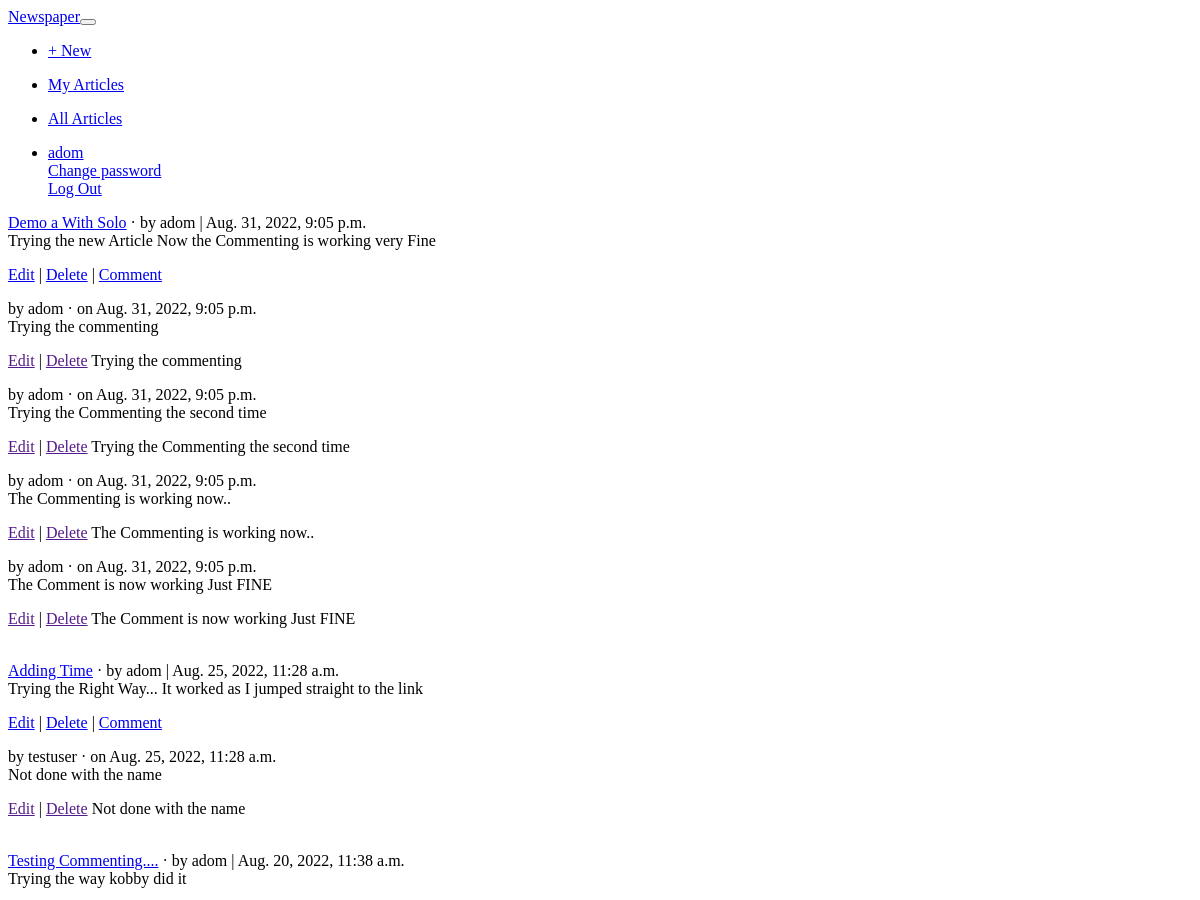
Before: /articles/my_list/ (signed in, upper part) with the older database file.
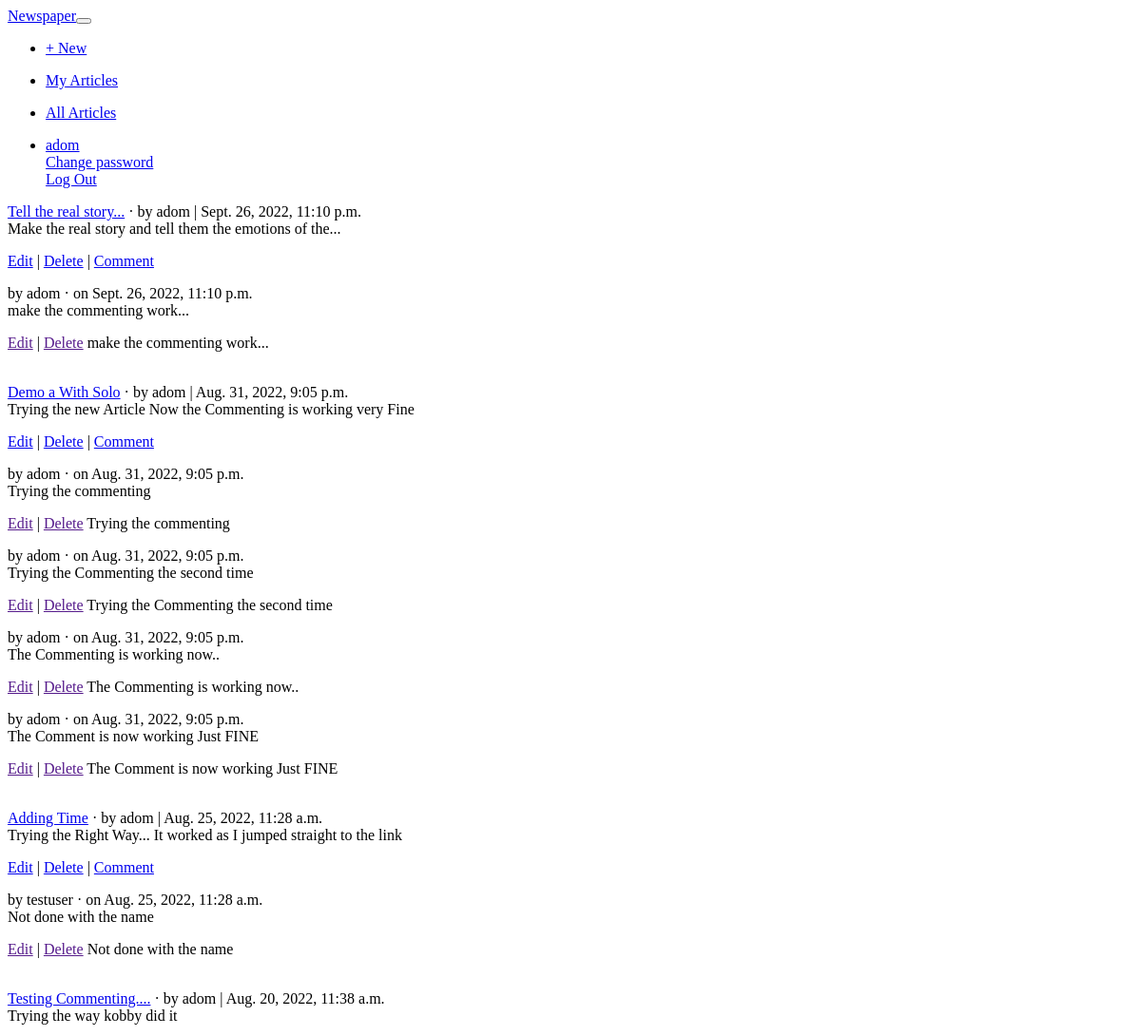
After: the same page with the newer database file.
### accounts/models.py (models this page shows)
class CustomUser(AbstractUser):
    age = models.PositiveIntegerField(null=True, blank=True)

### articles/models.py (models this page shows, shortened)
class Article(models.Model):
    title = models.CharField(max_length=255)
    body = models.TextField()
    date = models.DateTimeField(auto_now_add=True)
    author = models.ForeignKey(get_user_model(), on_delete=models.CASCADE,)

class Comment(models.Model): # new
    article = models.ForeignKey(Article, on_delete=models.CASCADE, related_name='comments',)
    comment = models.CharField(max_length=140)
    author = models.ForeignKey(get_user_model(), on_delete=models.CASCADE,)
    def __str__(self):
        return self.comment

### articles/views.py (the view)
# urls.py: path('my_list/', MyArticlesView.as_view(), name='my_view'),
class MyArticlesView(LoginRequiredMixin, ListView):
    template_name = 'my_view.html'
    def get_queryset(self):
        querryset = Article.objects.filter(author=self.request.user).order_by('-id')
        return querryset

### accounts/templates/my_view.html (shortened to what this page needs)
{% extends 'base.html' %}
{% block content %}
    {% for article in object_list %}
        <div class="card">
        <div class="card-header">
        <span class="font-weight-bold"><a href="{% url 'article_detail' article.pk %}">{{ article.title }}</a></span> &middot;
        <span class="text-muted">by {{ article.author }} |
        {{ article.date }}</span>
        </div>
        <div class="card-body">
        {{ article.body }}
        <p>
        {% if user == article.author %}
        <a href="{% url 'article_edit' article.pk %}">Edit</a> |
        <a href="{% url 'article_delete' article.pk %}">Delete</a> |
        {% endif %}
        <a href="{% url 'add_comment' article.pk %}">Comment</a>
        </p>
        </div>
        <div class="card-footer text-center text-muted">
            {% for comment in article.comments.all %}
                <p>
                    by <span class="font-weight-bold">{{ comment.author }} &middot;</span>
                    on {{article.date}} <br>
                    {{ comment }}
                    <br>
                </p>
                <a href="">Edit</a> |
                <a href="">Delete</a>
                    {{ comment }} <br>
            {% endfor %}
        </div>
        </div>
        <br />
    {% endfor %}
{% endblock content %}

### accounts/templates/base.html (shortened to what this page needs)
<!doctype html>
<html lang="en">
<head>
    <link rel="stylesheet"
    href="https://stackpath.bootstrapcdn.com/bootstrap/4.1.3/css/bootstrap.min.css"integrity="sha384-MCw98/SFnGE8fJT3GXwEOngsV7Zt27NXFoaoApmYm81iuXoPkFOJwJ8ERdknLPMO"crossorigin="anonymous">
</head>
<body>
    <nav class="navbar navbar-expand-md navbar-dark bg-dark mb-4">
        <a class="navbar-brand" href="{% url 'home' %}">Newspaper</a><button class="navbar-toggler" type="button" data-toggle="collapse"
        data-target="#navbarCollapse" aria-controls="navbarCollapse"
        aria-expanded="false" aria-label="Toggle navigation">
        </button>
        <div class="collapse navbar-collapse" id="navbarCollapse">
        {% if user.is_authenticated %}
        <ul class="navbar-nav mr-auto">
            <li class="nav-item"><a href="{% url 'article_new' %}">+ New</a></li>
        </ul>
        <ul class="navbar-nav mr-auto">
            <li class="nav-item"><a href="{% url 'my_view' %}">My Articles</a></li>
        </ul>
        <ul class="navbar-nav mr-auto">
            <li class="nav-item"><a href="{% url 'article_list' %}">All Articles</a></li>
        </ul>
        <ul class="navbar-nav ml-auto">
        <li class="nav-item">
        <a class="nav-link dropdown-toggle" href="#" id="userMenu"
        data-toggle="dropdown" aria-haspopup="true"
        aria-expanded="false">
        {{ user.username }}
        </a>
        <div class="dropdown-menu dropdown-menu-right"
        aria-labelledby="userMenu">
        <a class="dropdown-item"
        href="{% url 'password_change'%}">Change password</a>
        <a class="dropdown-item" href="{% url 'logout' %}">
        Log Out</a>
        </div>
        </li>
        </ul>
        {% endif %}
        </div>
    </nav>
        <div class="container">
        {% block content %}
        {% endblock content %}
        </div>
</body>
</html>

Changed rows visible on the page:
added Article: title "Tell the real story...", author "adom", date "Sept. 26, 2022, 11:10 p.m.", body "Make the real story and tell them the emotions of the...", shows "Edit"
added Comment: author "adom", comment "make the commenting work...", shown under "Tell the real story..."
